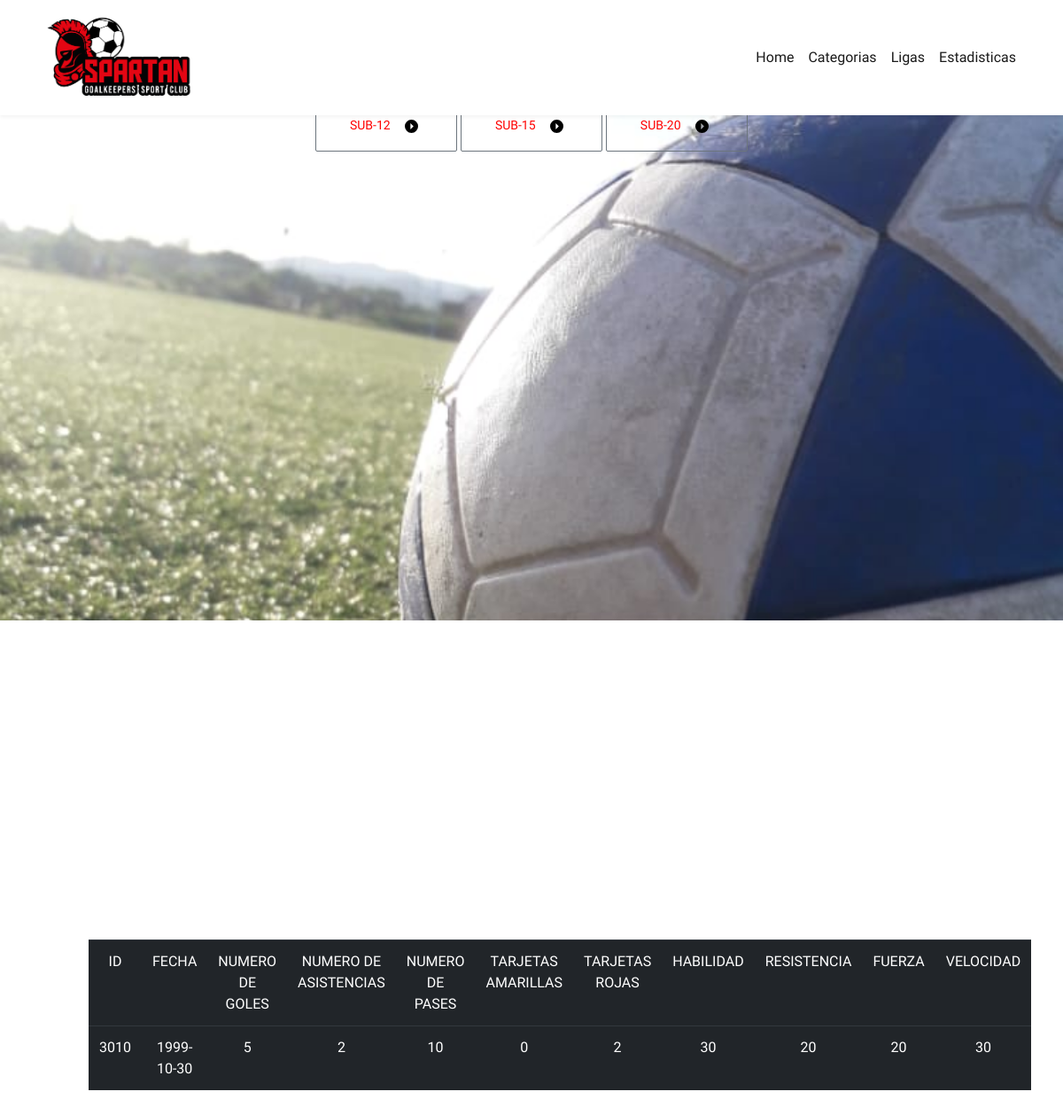
/estadisticas.php, run on an earlier commit of the app's database.
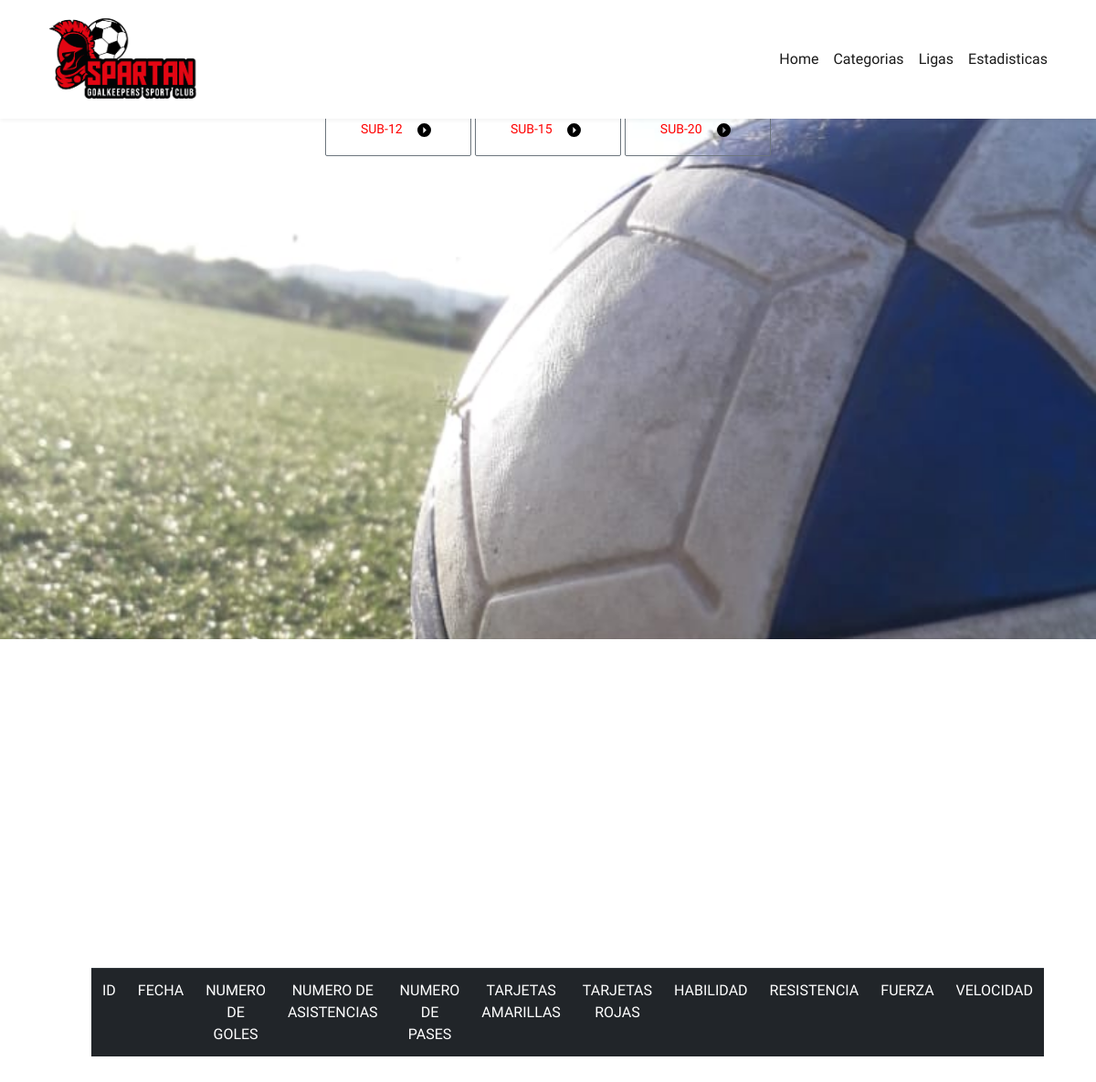
And on a later commit of the database.
### tables this page shows
CREATE TABLE `estadisticas` (
  `IdEstadisticas` int(11) NOT NULL,
  `Fecha` date NOT NULL,
  `NumeroGoles` int(11) NOT NULL,
  `NumeroAsistencia` int(11) NOT NULL,
  `NumeroPases` int(11) NOT NULL,
  `TarjetasA` int(11) NOT NULL,
  `TarjetasR` int(11) NOT NULL,
  `Habilidad` int(11) NOT NULL,
  `Resistencia` int(11) NOT NULL,
  `Fuerza` int(11) NOT NULL,
  `Velocidad` int(11) NOT NULL,
  `Status` varchar(255) NOT NULL
);

### estadisticas.php (the view, shortened to what this page needs)
<?php
    $conexion = mysqli_connect('localhost', 'root', '', 'bd_futbol');
 ?>
 <!doctype html>
<html lang="en">
<head>
     <link rel="stylesheet" href="assets/css/bootstrap.min.css">
    <link rel="stylesheet" href="assets/css/styles.css">
    <link href="https://unpkg.com/ionicons@4.5.5/dist/css/ionicons.min.css" rel="stylesheet">
</head>
<body>
    <nav class="navbar navbar-expand-lg fixed-top">
        <div class="container">
            <img src="assets/images/logo1.png" class="logo-brand" alt="logo">
            <div class="collapse navbar-collapse" id="navbarSupportedContent">
                <ul class="navbar-nav ml-auto">
                    <li class="nav-item">
                        <a class="nav-link" href="index.html">Home</a>
                    </li>
                    <li class="nav-item">
                        <a class="nav-link" href="categorias.php">Categorias</a>
                    </li>
                    <li class="nav-item">
                        <a class="nav-link" href="#team">Ligas</a>
                    </li>
                    <li class="nav-item">
                        <a class="nav-link" href="#pricing">Estadisticas</a>
                    </li>
                </ul>
            </div>
        </div>
    </nav>
<section id="hero", id="hero2", id="hero3">
        <duv class="container">
            <div class="content-center">
                <a href="#SUB-12" style="color:#FF0000" <button type="button" class="btn btn-outline-secondary"> </button> SUB-12 <img src="assets/images/arrow-right.svg" class="ml-2"> </a>
             	<a href="#SUB-15" style="color:#FF0000" <button type="button" class="btn btn-outline-secondary"> </button> SUB-15 <img src="assets/images/arrow-right.svg" class="ml-2"> </a>
             	<a href="#SUB-20" style="color:#FF0000" <button type="button" class="btn btn-outline-secondary"> </button> SUB-20 <img src="assets/images/arrow-right.svg" class="ml-2"> </a>
            </div>
        </duv>
    </section>
        <section id="SUB-12">
        	<section id="SUB-15">
        		<section id="SUB-20">
        <div class="container">
            <div class="row content-center">
            	<table class="table table-dark" >
                    <tr>
                        <td>ID</td>
                        <td>FECHA</td>
                        <td>NUMERO DE GOLES</td>
                        <td>NUMERO DE ASISTENCIAS</td>
                        <td>NUMERO DE PASES</td>
                        <td>TARJETAS AMARILLAS</td>
                        <td>TARJETAS ROJAS</td>
                        <td>HABILIDAD</td>
                        <td>RESISTENCIA</td>
                        <td>FUERZA</td>
                        <td>VELOCIDAD</td>
                    </tr>
                    <?php
                        $sql = "SELECT * FROM estadisticas";
                        $result = mysqli_query($conexion, $sql);
                        while($mostrar = mysqli_fetch_array($result) ){
                     ?>
                    <tr>
                        <td><?php echo $mostrar['IdEstadistica']?></td>
                        <td><?php echo $mostrar['Fecha']?></td>
                        <td><?php echo $mostrar['NumeroGoles']?></td>
                        <td><?php echo $mostrar['NumeroAsistencia']?></td>
                        <td><?php echo $mostrar['NumeroPases']?></td>
                        <td><?php echo $mostrar['TarjetasA']?></td>
                        <td><?php echo $mostrar['TarjetasR']?></td>
                        <td><?php echo $mostrar['Habilidad']?></td>
                        <td><?php echo $mostrar['Resistencia']?></td>
                        <td><?php echo $mostrar['Fuerza']?></td>
                        <td><?php echo $mostrar['Velocidad']?></td>
                    </tr>
                    <?php
                        }
                     ?>
                </table>
                 </div>
            </div>
    </section>
    </body>
</html>

### assets/css/styles.css (style rules this page uses)
:root { --dark-color: #1a1a1a; --white-color: #ffffff; --light-grey-color: #f5f5f5; --gold-color: #ffb944; }
* { box-sizing: border-box; -webkit-font-smoothing: antialiased; -moz-osx-font-smoothing: grayscale; }
html { scroll-behavior: smooth; }
body { font-family: 'Titillium Web', sans-serif; }
.btn { font-size: 14px; padding: 15px 26px; min-width: 160px; border-radius: 2px; display: inline-block; }
.logo-brand { max-width: 180px; min-width: 160px; }
section { padding: 120px 0; }
.content-center { max-width: 1000px; margin: 0 auto 60px auto; padding-top: 30px auto; text-align: center; }
.navbar { background-color: var(--white-color); box-shadow: 0 2px 4px 0 rgba(0,0,0,.05); min-height: 100px; }
.nav-link { color: var(--dark-color); }
#hero { background-image: url(../../assets/images/header-bg.jpg); background-size: cover; padding-top: 90px; min-height: 700px; color: var(--black-color); }

What changed in the data, as far as the page shows it:
removed estadisticas: IdEstadistica "3010", Fecha "1999-10-30", NumeroGoles "5", NumeroAsistencia "2", NumeroPases "10", TarjetasA "0", TarjetasR "2", Habilidad "30", Resistencia "20", Fuerza "20", Velocidad "30"
